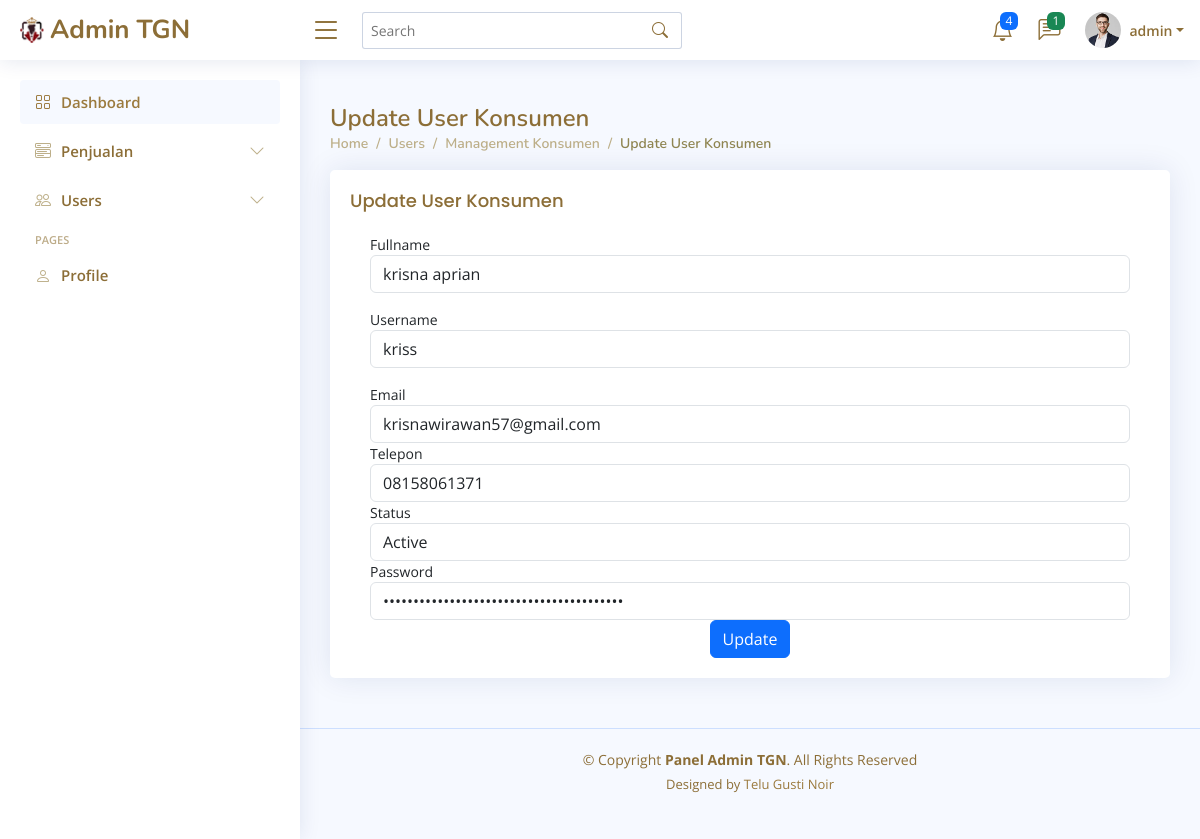
Screenshot of /Admin/users-edit-konsumen.php?uid=6 (signed in) with the database file from the repository.
### tables this page shows
CREATE TABLE `users` (
  `id` int(100) NOT NULL,
  `username` varchar(20) NOT NULL,
  `fullname` varchar(64) NOT NULL,
  `email` varchar(50) NOT NULL,
  `phone` varchar(18) NOT NULL,
  `status` varchar(20) NOT NULL,
  `password` varchar(50) NOT NULL,
  `level` varchar(20) NOT NULL,
  `about` text DEFAULT NULL,
  `job` varchar(20) DEFAULT NULL,
  `country` varchar(16) DEFAULT NULL,
  `address` varchar(255) DEFAULT NULL,
  `profile_image` varchar(255) DEFAULT NULL
);

### Admin/users-edit-konsumen.php (the view, shortened to what this page needs)
<!DOCTYPE html>
<html lang="en">
<head>
  <link href="assets/vendor/bootstrap/css/bootstrap.min.css" rel="stylesheet">
  <link href="assets/vendor/bootstrap-icons/bootstrap-icons.css" rel="stylesheet">
  <link href="assets/vendor/boxicons/css/boxicons.min.css" rel="stylesheet">
  <link href="assets/vendor/quill/quill.snow.css" rel="stylesheet">
  <link href="assets/vendor/quill/quill.bubble.css" rel="stylesheet">
  <link href="assets/vendor/remixicon/remixicon.css" rel="stylesheet">
  <link href="assets/vendor/simple-datatables/style.css" rel="stylesheet">
  <link href="assets/css/style.css" rel="stylesheet">
</head>
<body>
  <?= include 'header.php' ?>
  <main id="main" class="main">
  <div class="pagetitle">
      <h1>Update User Konsumen</h1>
      <nav>
        <ol class="breadcrumb">
          <li class="breadcrumb-item"><a href="index.php">Home</a></li>
          <li class="breadcrumb-item">Users</li>
          <li class="breadcrumb-item"><a href="users-tabel-konsumen.php">Management Konsumen</a></li>
          <li class="breadcrumb-item active">Update User Konsumen</li>
        </ol>
      </nav>
    </div>
    <section class="section dashboard">
    <div class="col-12">
    <div class="card recent-sales overflow-auto">
        <div class="card-body pb-0">
            <h1 class="card-title">Update User Konsumen<span></span></h1>
            <div class="card-body">
<?php
    $uid = $_GET['uid'];
    $select_users = $conn->prepare("SELECT * FROM `users` WHERE id = ?");
    $select_users->execute([$uid]);
    if($select_user->rowCount() > 0){
      while($fetch_users = $select_users->fetch(PDO::FETCH_ASSOC)){
    ?>
<form action="" method="post" class="row g-3">
        <div class="col-12">
            <label for='fullname'>Fullname</label>
            <input type='text' class='form-control' id='fullname' name='fullname' value='<?= $fetch_users ['fullname']; ?>'>
        </div>
        <div class="col-12">
            <label for='username'>Username</label>
            <input type='text' class='form-control' id='username' name='username' value='<?= $fetch_users ['username']; ?>'>
        </div>
        <div class="col-12">
            <label for='email'>Email</label>
            <input type='email' class='form-control' id='email' name='email' value='<?= $fetch_users ['email']; ?>'>
        <div class="col-12">
            <label for='phone'>Telepon</label>
            <input type='phone' class='form-control' id='phone' name='phone' value='<?= $fetch_users ['phone']; ?>'>
        </div>
        <div class='form-group'>
            <label for='status'>Status</label>
            <select class='form-control' id='status' name='status'>
                <option selected disabled='<?= $fetch_users ['status']; ?>'><?= $fetch_users ['status']; ?></option>
            </select>
        </div>
        <div class="col-12">
        <label for='password'>Password</label>
            <input type='password' class='form-control' id='password' name='password' value='<?= $fetch_users ['password']; ?>'>
        </div>
        <div class="text-center">
            <button type="submit" name="submit" class="btn btn-primary">Update</button>
        </div>
</form>
<?php
    }
    } else {
?>
    <tr><td colspan='12'>No data found</td></tr>;
<?php
    }
?>
            </div>
        </div>
    </div>
</div>
</section>
  </main>
  <?= include 'footer.php';?>
</body>
</html>

### Admin/header.php (shortened to what this page needs)
<?php
include '../components/connect.php';
$user_id = $_SESSION['user_id'];
$select_user = $conn->prepare("SELECT * FROM `users` WHERE id = ?");
$select_user->execute([$user_id]);
$fetch_profile = null;
$select_profile = $conn->prepare("SELECT * FROM `users` WHERE id = ?");
$select_profile->execute([$user_id]);
if ($select_profile->rowCount() > 0) {
    $fetch_profile = $select_profile->fetch(PDO::FETCH_ASSOC);
}
?>
  <header id="header" class="header fixed-top d-flex align-items-center">
    <div class="d-flex align-items-center justify-content-between">
      <a href="index.php" class="logo   d-flex align-items-center">
        <img src="assets/img/logo.png" alt="">
        <span class="d-none d-lg-block">Admin TGN</span>
      </a>
      <i class="bi bi-list toggle-sidebar-btn"></i>
    </div>
    <div class="search-bar">
      <form class="search-form d-flex align-items-center" method="POST" action="#">
        <input type="text" name="query" placeholder="Search" title="Enter search keyword">
        <button type="submit" title="Search"><i class="bi bi-search"></i></button>
      </form>
    </div>
    <nav class="header-nav ms-auto">
      <ul class="d-flex align-items-center">
        <li class="nav-item dropdown">
          <a class="nav-link nav-icon" href="#" data-bs-toggle="dropdown">
            <i class="bi bi-bell"></i>
            <span class="badge bg-primary badge-number">4</span>
          </a>
        </li>
        <li class="nav-item dropdown">
          <a class="nav-link nav-icon" href="#" data-bs-toggle="dropdown">
            <i class="bi bi-chat-left-text"></i>
    <?php
        $select_messages = $conn->prepare("SELECT * FROM `messages`");
        $select_messages->execute();
        $number_of_messages = $select_messages->rowCount()
    ?>
            <span class="badge bg-success badge-number"><?= $number_of_messages?></span>
          </a>
        <?php
        $select_messages->execute();
        $messages = $select_messages->fetchAll(PDO::FETCH_ASSOC);
    ?>
        </li>
    <li class="nav-item dropdown pe-3">
    <a class="nav-link nav-profile d-flex align-items-center pe-0" href="#" data-bs-toggle="dropdown">
        <img src="assets/img/profile-img.jpg" alt="Profile" class="rounded-circle">
        <span class="d-none d-md-block dropdown-toggle ps-2"><?= $fetch_profile ? $fetch_profile['username'] : ''; ?></span>
      </a>
        </li>
      </ul>
</nav>
</header>
<?= include 'navbar.php';?>

### Admin/assets/css/style.css (style rules this page uses)
:root { scroll-behavior: smooth; }
body { font-family: "Open Sans", sans-serif; background: #f6f9ff; color: #444444; }
a { color: #9B7A3E; text-decoration: none; }
h1, h2, h3, h4, h5, h6 { font-family: "Nunito", sans-serif; }
#main { margin-top: 60px; padding: 20px 30px; transition: all 0.3s; }
.pagetitle { margin-bottom: 10px; }
.pagetitle h1 { font-size: 24px; margin-bottom: 0; font-weight: 600; color: #8C6E37; }
.card { margin-bottom: 30px; border: none; border-radius: 5px; box-shadow: 0px 0 30px rgba(1, 41, 112, 0.1); }
.card-title { padding: 20px 0 15px 0; font-size: 18px; font-weight: 500; color: #8C6E37; font-family: "Poppins", sans-serif; }
.card-body { padding: 0 20px 20px 20px; }
.breadcrumb { font-size: 14px; font-family: "Nunito", sans-serif; color: #BDAF89; font-weight: 600; }
.breadcrumb a { color: #BDAF89; transition: 0.3s; }
.breadcrumb .breadcrumb-item::before { color: #BDAF89; }
.breadcrumb .active { color: #8F8551; font-weight: 600; }
.logo { line-height: 1; }
@media (min-width: 1200px) { .logo { width: 280px; } }
.logo img { max-height: 26px; margin-right: 6px; }
.logo span { font-size: 26px; font-weight: 700; color: #8C6E37; font-family: "Nunito", sans-serif; }
.header { transition: all 0.5s; z-index: 997; height: 60px; box-shadow: 0px 2px 20px rgba(1, 41, 112, 0.1); background-color: #fff; padding-left: 20px; }
.header .toggle-sidebar-btn { font-size: 32px; padding-left: 10px; cursor: pointer; color: #8C6E37; }
.header .search-bar { min-width: 360px; padding: 0 20px; }
.header .search-form { width: 100%; }
.header .search-form input { border: 0; font-size: 14px; color: #8C6E37; border: 1px solid rgba(1, 41, 112, 0.2); padding: 7px 38px 7px 8px; border-radius: 3px; transition: 0.3s; width: 100%; }
.header .search-form button { border: 0; padding: 0; margin-left: -30px; background: none; }
.header .search-form button i { color: #8C6E37; }
.header-nav ul { list-style: none; }
.header-nav>ul { margin: 0; padding: 0; }
.header-nav .nav-icon { font-size: 22px; color: #8C6E37; margin-right: 25px; position: relative; }
.header-nav .nav-profile { color: #8C6E37; }
.header-nav .nav-profile img { max-height: 36px; }
.header-nav .nav-profile span { font-size: 14px; font-weight: 600; }
.header-nav .badge-number { position: absolute; inset: -2px -5px auto auto; font-weight: normal; font-size: 12px; padding: 3px 6px; }
@media (min-width: 1200px) { #main, #footer { margin-left: 300px; } }
.dashboard .recent-sales { font-size: 14px; }

### rows the page displays
users: username "admin"
users: fullname "krisna aprian", username "kriss", email "krisnawirawan57@gmail.com", phone "08158061371", status "Active"

### other values shown
$number_of_messages "1"
